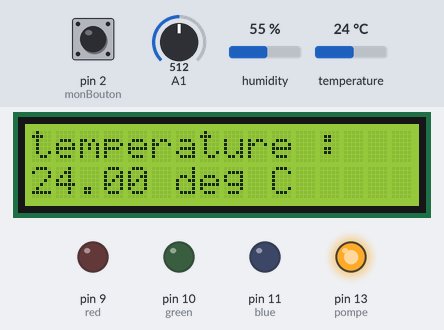
A sketch run on a simulated Arduino Uno, built with avr-gcc and run on an emulated ATmega328P. Shown: 16×2 character LCD, output pins drawn as LEDs (lit = HIGH). The test bench sets the inputs (shaded band); at power-on: pin 2 (monBouton) HIGH, A1 = 512, humidity 55 %, temperature 24 °C.

Above: at 1.3 s.
1.4 s: pin 2 (monBouton) pulled LOW for 3.2 s
At 6.6 s:
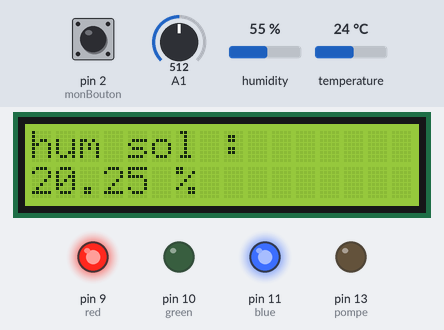
7.0 s: A1 set to 445
8.9 s: A1 set to 416
At 11.8 s:
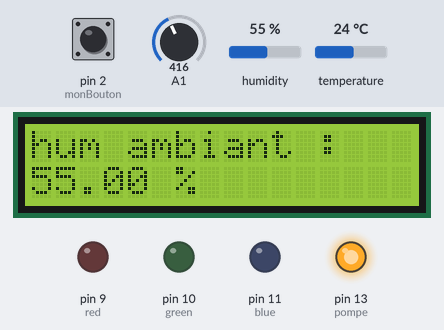
13.5 s: humidity set to 22 %
At 17.9 s:
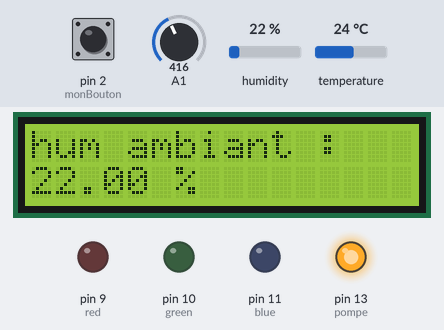
18.1 s: temperature set to 12 °C
At 20.2 s:
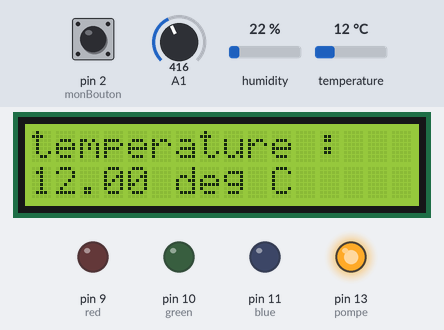
22.3 s: A1 set to 438
At 25.9 s:
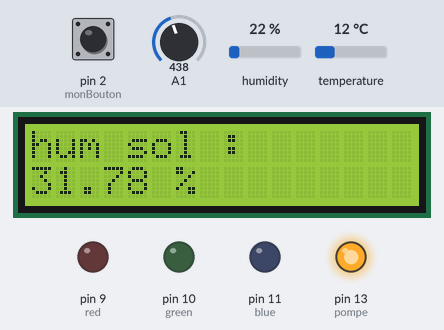
Timing chart, 0 to 27.7 s (numbered marks = the images above; inputs shaded):
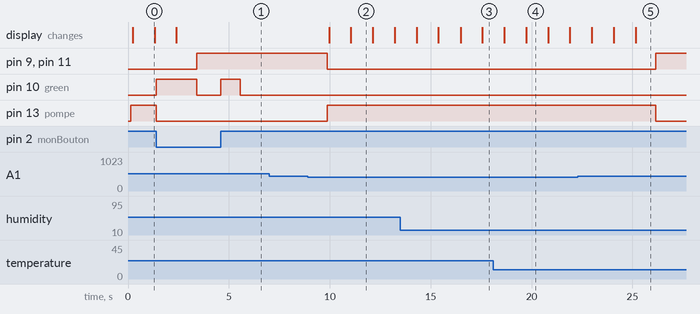

The sketch:

arrosage_v1.0.ino
```cpp
//appel bibliotheque lcd et des capteurs
#include <LiquidCrystal_I2C.h>                // bibliotheque liquidCrystal I2C
#include <Wire.h>

#include <DHT.h>
#include <DHT_U.h>                            // bibliotheque DHT22
#include <Adafruit_Sensor.h>

// configuration du capteur DHT22
#define DHTPIN A2                             // initialise l'entre analogique
#define DHTTYPE DHT22                         // defini le type de capteur

DHT dht(DHTPIN, DHTTYPE);                      //defini l'objet DHT
LiquidCrystal_I2C lcd(0x27,16,2);              //defini l'objet LCD

// initialisation du bouton poussoir
int monBouton=2;

// definition des led
int red=9;
int blue=11;
int green=10;

// definition de la pompe
int pompe=13;


void setup()
    {
        //mise en route du capteur DHT22
        dht.begin();
        // initialisation de la sortie du relais
        pinMode(pompe,OUTPUT);
        // initialisation bouton poussoir
        pinMode(monBouton,INPUT_PULLUP);
        // initialisation des LED
        pinMode(blue,OUTPUT); // LED arrosage auto en cours (bleu)
        pinMode(green,OUTPUT); // LED arrosage manuelle en cours (vert)
        pinMode(red,OUTPUT);  // LED terre seche (rouge)

        // initialisation de l'affiche LCD
        lcd.init();
        lcd.init();
        lcd.backlight();
        lcd.setCursor(0,0);
        lcd.print("Arrosage Auto");

        // interruption pour arrosage manuel
        attachInterrupt(0,arrosageManuel,CHANGE);

        // mise a l'etat bas de toutes les pins numerique
        digitalWrite(pompe,HIGH);
        digitalWrite(blue,LOW);
        digitalWrite(red,LOW);
        digitalWrite(green,LOW);
    }

void loop()
    {
        // on recupere la temperature de l'air
        float dtempExt = dht.readTemperature();

        // on recupere l'humidite de l'air
        float dhumidExt = dht.readHumidity();

        // on recupere l'humiditée du sol
        double humidSol;   //information a affiché en %
        double lectureSol; //valeur en sortie de capteur
        lectureSol = analogRead(A1);
        humidSol =100-((lectureSol*100)/642);

        // affichage temperature LCD.
        lcd.init();
        lcd.setCursor(0,0);
        lcd.print("temperature :");
        lcd.setCursor(0,1);
        lcd.print(dtempExt);
        lcd.print(" deg C");
        delay(1000);

        // affichage humiditée exterieur LCD
        lcd.init();
        lcd.setCursor(0,0);
        lcd.print("hum ambiant :");
        lcd.setCursor(0,1);
        lcd.print(dhumidExt);
        lcd.print(" %");
        delay(1000);

        // affichage humititée sol LCD
        lcd.init();
        lcd.setCursor(0,0);
        lcd.print("hum sol :");
        lcd.setCursor(0,1);
        lcd.print(humidSol);
        lcd.print(" %");
        delay(1000);

        if (lectureSol>=428)
          {
            digitalWrite(red,HIGH); // allumage led rouge
            // Condition d'arrosage
            do
              {
                digitalWrite(green,LOW);
                digitalWrite(red,HIGH); // allumage led rouge
                //declenchement du relais de la pompe
                digitalWrite(pompe,LOW);
                //temoin lumineux arrosage en cours led bleu
                digitalWrite(blue,HIGH);
                delay(1000);
                //lecture capteur de sol
                lectureSol = analogRead(A1);
                lcd.init();
                lcd.setCursor(0,0);
                lcd.print("hum sol :");
                lcd.setCursor(0,1);
                lcd.print(humidSol);
                lcd.print(" %");
             } while ( lectureSol >= 428 );
          }
        digitalWrite(blue,LOW); // eteint led bleu
        digitalWrite(red,LOW); // eteint led rouge
        digitalWrite(pompe,HIGH); // pompe eteinte

        if(digitalRead(green)==HIGH)
          {
            digitalWrite(pompe,LOW);
            delay(5000);
            digitalWrite(green,LOW);
            digitalWrite(pompe,HIGH);
          }

    }


//declaration fonction
void arrosageManuel ()
  {
            // declenchement du relais de la pompe
            digitalWrite(pompe,LOW);
            // temoin lumineux arrosage en cours
            digitalWrite(green,HIGH);
  }


    /*pensez a l'ajout du wifi ainsi que les differentes electrovane pour alimenter plusieur secteur
    */
```

Measured:
- the behaviour switches between 428 and 427 on A1 (found by bisection; images 1 and 2)
- after the input at 1.4 s, pin 10 (green): LOW → HIGH at once, → LOW 2.0 s later, → HIGH 1.2 s later, → LOW 0.96 s later; pin 13 (pompe): HIGH → LOW after 0.00 s instead of 2.0 s
- after the input at 7.0 s, every drawn part: stays the same
- after the input at 8.9 s, pin 9 (red), pin 11 (blue): HIGH → LOW after 0.98 s; pin 13 (pompe): LOW → HIGH after 0.98 s; the display: first changes after 1.1 s (image 2 shows a later state)
- after the input at 22.3 s, pin 9 (red), pin 11 (blue): LOW → HIGH after 3.9 s; pin 13 (pompe): HIGH → LOW after 3.9 s
- what the display in image 0 shows lasts 1.1 s, from 0.2 s to 1.3 s
